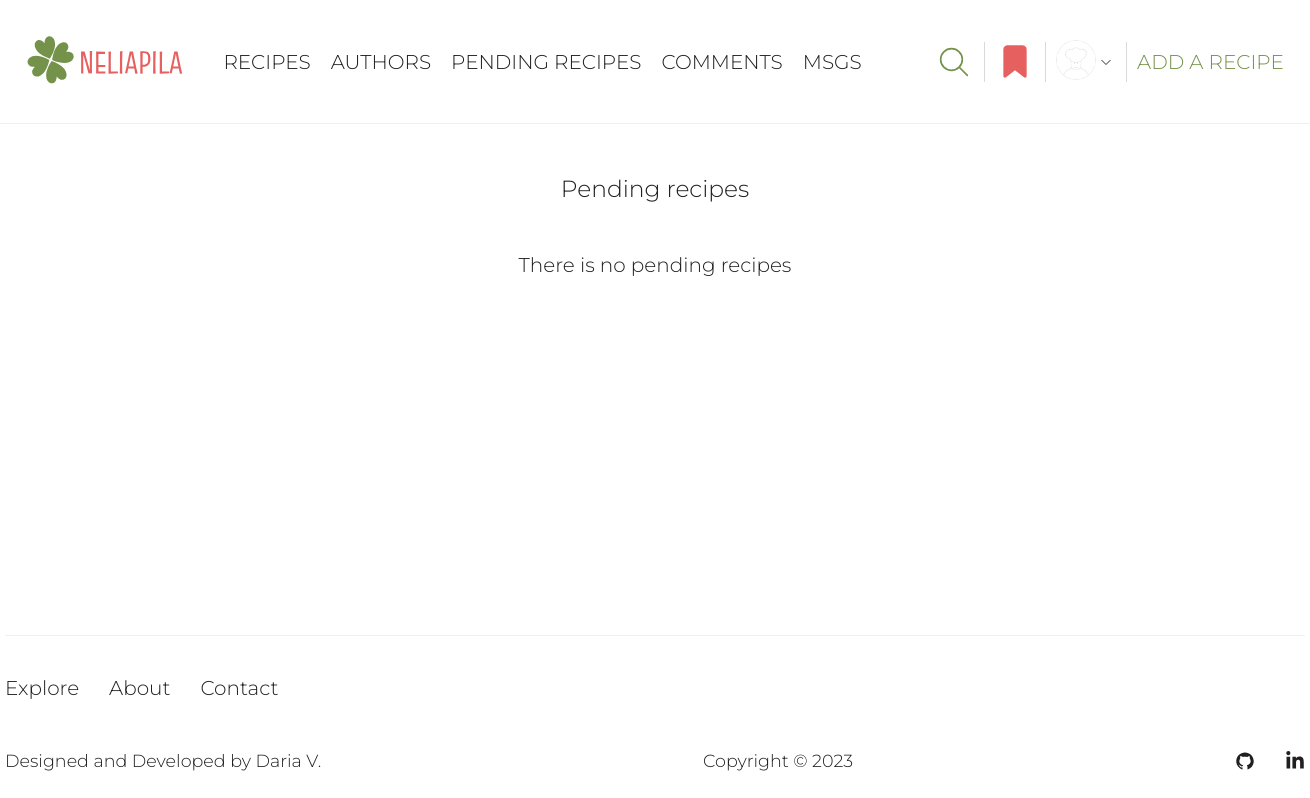
Before: /pending-recipes/ (signed in) with the older database file.
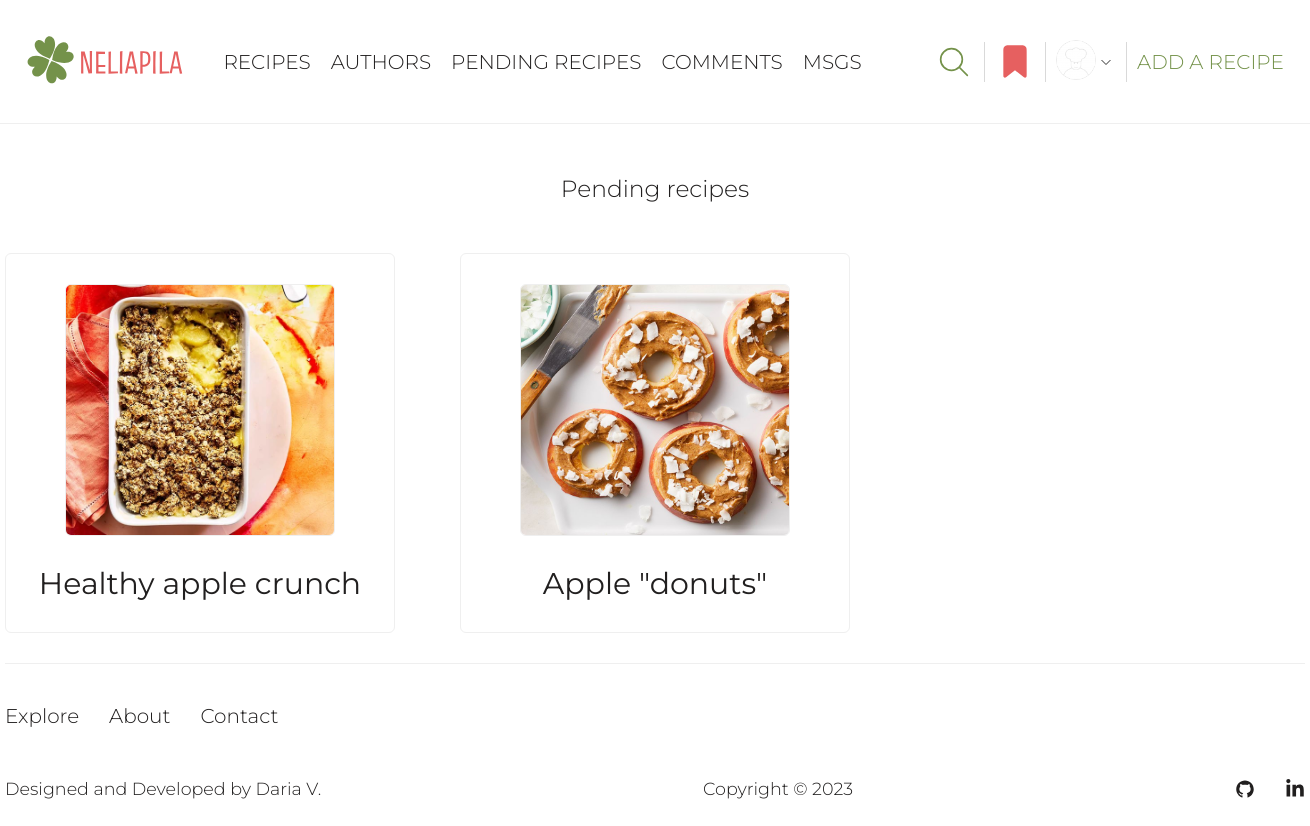
After: the same page with the newer database file.
### recipes/models.py (models this page shows, shortened)
class Recipe(models.Model):
    CATEGORY_CHOICES = [
        ('Breakfast', 'Breakfast'),
        ('Lunch', 'Lunch'),
        ('Dinner', 'Dinner'),
        ('Snacks', 'Snacks'),
        ('Desserts', 'Desserts'),
        ('Drinks', 'Drinks'),
        ('Miscellaneous', 'Other')
    ]
    STATUS_CHOICES = [
        (True, 'Approved'),
        (False, 'On moderation'),
    ]
    author = models.ForeignKey(User, on_delete=models.CASCADE, null=True, blank=True)
    title = models.CharField(max_length=50)
    portions = models.PositiveIntegerField(default=1, blank=True, null=True)
    cooking_hours = models.PositiveIntegerField(default=0)
    cooking_minutes = models.PositiveIntegerField(default=0)
    image = models.ImageField(upload_to=recipe_image_path)
    category = models.CharField(max_length=20, choices=CATEGORY_CHOICES)
    ingredients = models.TextField()
    steps = models.TextField()
    is_approved = models.BooleanField(default=False, choices=STATUS_CHOICES)
    date_created = models.DateTimeField(auto_now_add=True)

### recipes/views.py (the view)
# urls.py: path('pending-recipes/', views.pending_recipes, name='pending-recipes'),
@staff_member_required
def pending_recipes(request):
    all_pending_recipes = Recipe.objects.filter(is_approved=False).all()
    all_pending_recipes, paginator, custom_range = paginate(request, all_pending_recipes)
    context = {'recipes': all_pending_recipes, 'paginator': paginator, 'custom_range': custom_range}
    return render(request, 'recipes/pending-recipes.html', context)

### home/views.py (called while the page is built)
def paginate(request, items, results=6):
    page = request.GET.get('page')
    paginator = Paginator(items, results)
    try:
        items = paginator.page(page)
    except PageNotAnInteger:
        page = 1
        items = paginator.page(page)
    except EmptyPage:
        page = paginator.num_pages
        items = paginator.page(page)
    page = int(page)
    left_index = page - 3 if page > 3 else 1
    right_index = page + 4 if page < paginator.num_pages - 3 else paginator.num_pages + 1
    custom_range = range(left_index, right_index)
    return items, paginator, custom_range

### templates/recipes/pending-recipes.html (shortened to what this page needs)
{% extends 'base/base.html' %}
{% load static %}
{% block css %}
<link rel="stylesheet" href="{% static 'home/css/home.css' %}">
{% endblock %}
{% block content %}
<section class="pending-recipes-page">
    <section class="pending-recipes container">
        <h1 class="pending-recipes-heading">Pending recipes</h1>
        {% if recipes %}
        <div class="all-recipes">
            {% for recipe in recipes %}
            <div class="sp-recipe sp-pending">
                <div class="recipe-image">
                    <a href="{% url 'approve-recipe' recipe.id %}">
                        <img src="{{ recipe.image.url }}" alt="Recipe Image">
                    </a>
                </div>
                <div class="recipe-title">
                    <a href="{% url 'approve-recipe' recipe.id %}">
                        <h2>{{ recipe.title|truncatechars:30 }}</h2></a>
                </div>
            </div>
            {% endfor %}
        </div>
        {% else %}
        <p class="no-pending-recipes">There is no pending recipes</p>
        {% endif %}
    </section>
</section>
{% endblock %}

Changed rows visible on the page:
added Recipe: image (picture), title "Healthy apple crunch"
added Recipe: image (picture), title "Apple \"donuts\""
Other visible differences:
text no longer shown: "There is no pending recipes"
